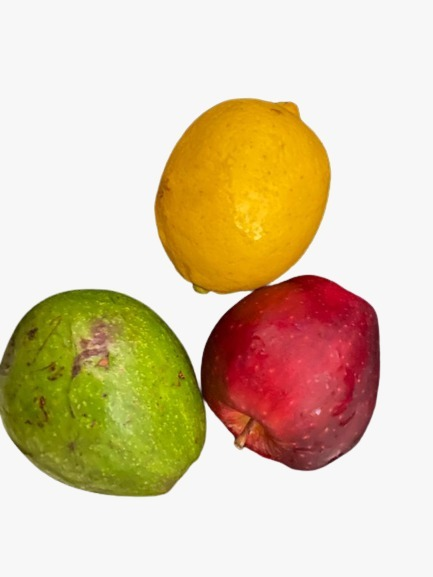
#> input picture Original Image.jpeg, 433 x 577 px, found by its file name
$ jupyter execute 'PA_PC_202131025_ANNISA AZZAHIR_A.ipynb'
#> lines starting #> are read from the running program, lines starting #| are printed output that depends on the picture; after the words box and inside, x2 and y2 are one past the last pixel; in counts of white or black regions, pixels touching at a corner belong together
[cell 1]
import cv2
import numpy as np
import matplotlib.pyplot as plt

def filter_fruit_by_color(image, lower_color, upper_color):
    # Konversi gambar ke mode HSV
    hsv_image = cv2.cvtColor(image, cv2.COLOR_BGR2HSV)

    # Buat mask berdasarkan rentang warna yang ditentukan
    mask = cv2.inRange(hsv_image, lower_color, upper_color)

    # Terapkan mask ke gambar asli
    filtered_image = cv2.bitwise_and(image, image, mask=mask)

    return filtered_image

# Membaca gambar buah
image = cv2.imread('/content/drive/MyDrive/Colab Notebooks/original image.jpeg')
#> image is the input picture: shape (577, 433, 3); mean B, G, R 168.8, 200.4, 219.4

# Konversi gambar ke mode HSV
hsv_image = cv2.cvtColor(image, cv2.COLOR_BGR2HSV)
#> hsv_image: shape (577, 433, 3); mean H, S, V 24.6, 77.9, 220.9

# Menentukan rentang warna kuning, hijau, dan merah
lower_green = np.array([30, 50, 50])
upper_green = np.array([70, 255, 255])

lower_yellow = np.array([10, 100, 100])
upper_yellow = np.array([130, 255, 255])

lower_red1 = np.array([0, 100, 100])
upper_red1 = np.array([10, 255, 255])

lower_red2 = np.array([170, 100, 100])
upper_red2 = np.array([180, 255, 255])

# Membuat mask untuk buah dengan warna kuning, hijau, dan merah
mask_yellow = cv2.inRange(hsv_image, lower_yellow, upper_yellow)
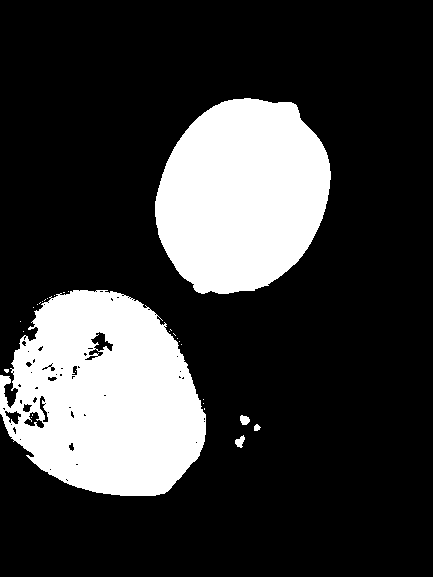
#> mask_yellow: shape (577, 433); 23.1% white; 29 white regions (24 under 20 px), largest, box (x1, y1, x2, y2) and area: (0, 290, 206, 496) 30857, (155, 98, 331, 294) 26534, (235, 435, 245, 448) 76, (240, 415, 250, 425) 75, (254, 424, 261, 431) 35
mask_green = cv2.inRange(hsv_image, lower_green, upper_green)
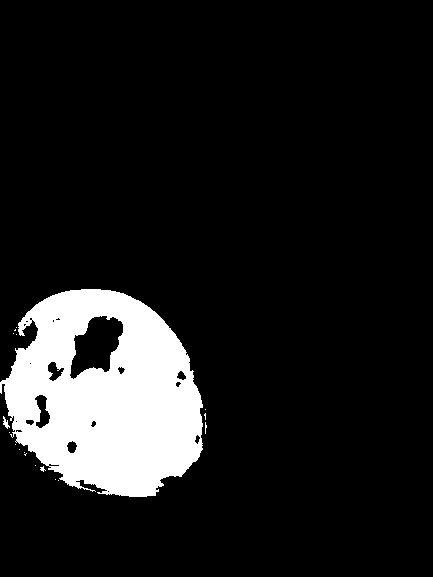
#> mask_green: shape (577, 433); 11.6% white; 18 white regions (16 under 20 px), largest, box (x1, y1, x2, y2) and area: (0, 289, 203, 497) 28800, (3, 416, 10, 429) 41
mask_red1 = cv2.inRange(hsv_image, lower_red1, upper_red1)
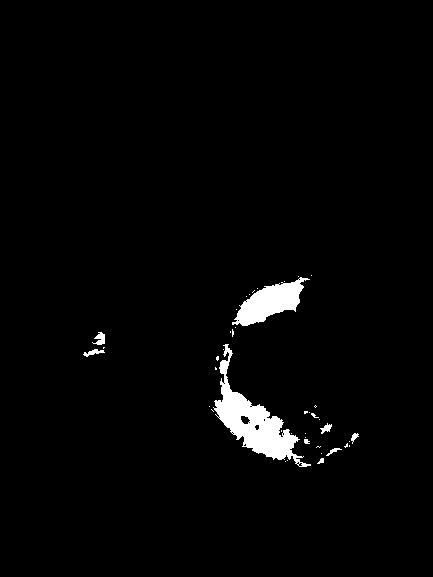
#> mask_red1: shape (577, 433); 2.2% white; 42 white regions (33 under 20 px), largest, box (x1, y1, x2, y2) and area: (213, 344, 311, 467) 3329, (232, 277, 310, 326) 1795, (92, 332, 105, 345) 98
mask_red2 = cv2.inRange(hsv_image, lower_red2, upper_red2)
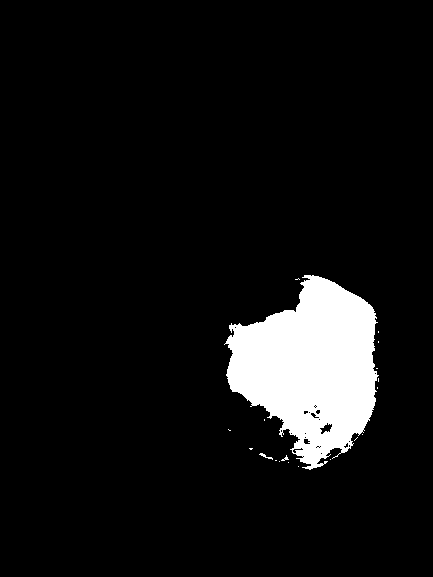
#> mask_red2: shape (577, 433); 7.5% white; 19 white regions (17 under 20 px), largest, box (x1, y1, x2, y2) and area: (224, 275, 379, 470) 18639, (259, 453, 273, 460) 30
mask_red = cv2.bitwise_or(mask_red1, mask_red2)
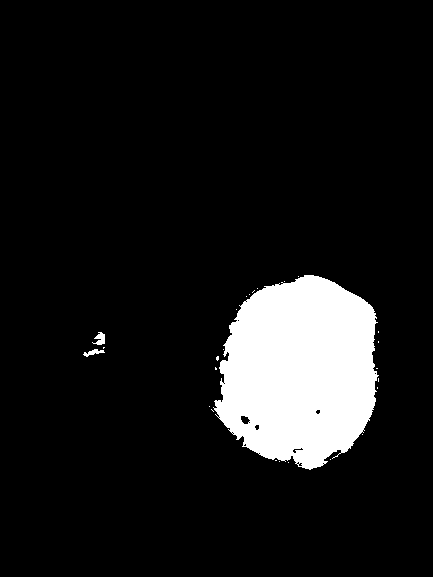
#> mask_red: shape (577, 433); 9.7% white; 26 white regions (23 under 20 px), largest, box (x1, y1, x2, y2) and area: (213, 275, 379, 470) 24106, (92, 332, 105, 345) 98, (83, 349, 105, 357) 79

# Menggabungkan semua mask
combined_mask = cv2.bitwise_or(mask_yellow, cv2.bitwise_or(mask_green, mask_red))
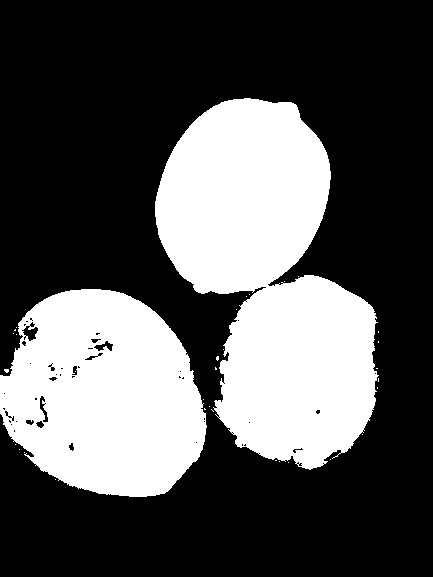
#> combined_mask: shape (577, 433); 33.3% white; 34 white regions (32 under 20 px), largest, box (x1, y1, x2, y2) and area: (155, 98, 379, 470) 50773, (0, 289, 207, 497) 32406

# Menampilkan gambar asli dan hasil filter
fig, ax = plt.subplots(1, 2, figsize=(12, 6))
ax[0].imshow(cv2.cvtColor(image, cv2.COLOR_BGR2RGB))
ax[0].set_title('Original')
ax[0].axis('off')

ax[1].imshow(cv2.cvtColor(cv2.bitwise_and(image, image, mask=combined_mask), cv2.COLOR_BGR2RGB))
ax[1].set_title('Filtered')
ax[1].axis('off')

plt.show()
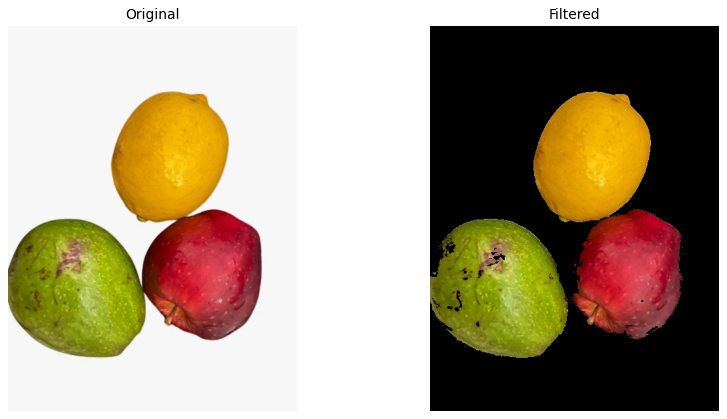
#> figure drawn by matplotlib, 2 panels

# Daftar buah dan rentang warnanya
fruits = {
    'Kuning': combined_mask & mask_yellow,
    'Hijau': combined_mask & mask_green,
    'Merah': combined_mask & mask_red
}

# Perulangan untuk menampilkan buah satu per satu
for fruit, mask in fruits.items():
    # Menerapkan mask ke gambar asli
    filtered_image = cv2.bitwise_and(image, image, mask=mask)

    # Menampilkan gambar buah
    fig, ax = plt.subplots(figsize=(6, 6))
    ax.imshow(cv2.cvtColor(filtered_image, cv2.COLOR_BGR2RGB))
    ax.set_title(fruit)
    ax.axis('off')
    plt.show()
#> this loop made 3 passes
#> fruit on passes 1 to 3: 'Kuning', 'Hijau', 'Merah'
#> pass 1, `filtered_image = cv2.bitwise_and(image, image, mask=mask)`:
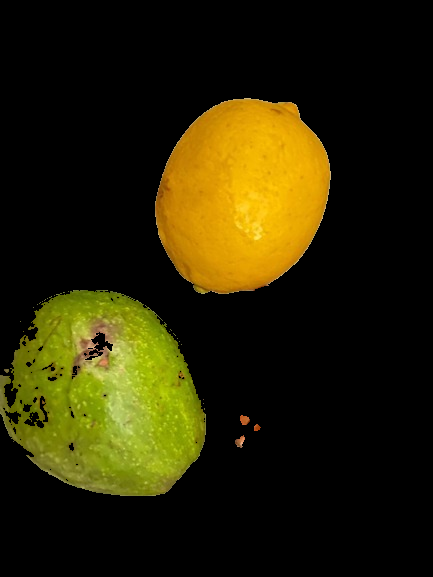
#> filtered_image: shape (577, 433, 3); mean B, G, R 3.6, 35, 40.5
#> pass 2, `filtered_image = cv2.bitwise_and(image, image, mask=mask)`:
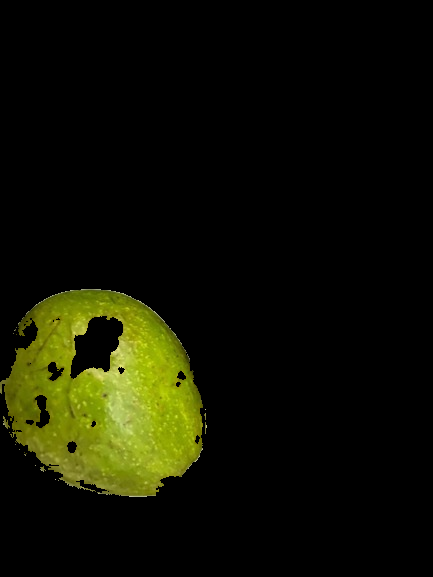
#> filtered_image: shape (577, 433, 3); mean B, G, R 2.4, 17.2, 15.7
#> pass 3, `filtered_image = cv2.bitwise_and(image, image, mask=mask)`:
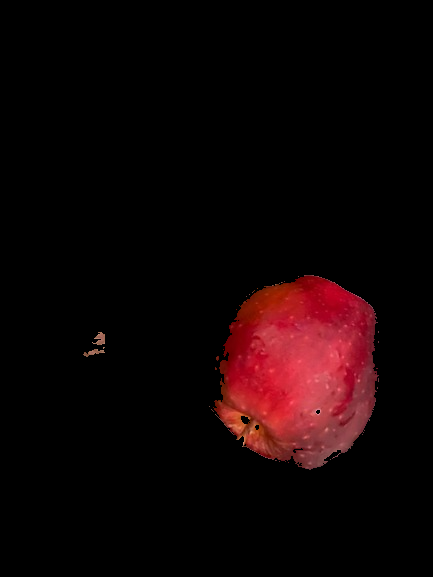
#> filtered_image: shape (577, 433, 3); mean B, G, R 4.8, 3.9, 16.5
